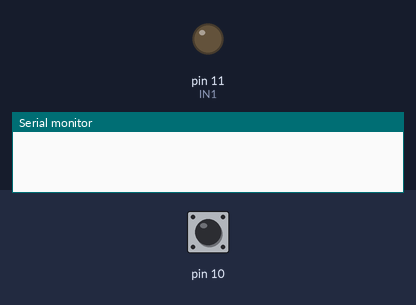
Bench run of a sketch on a simulated Arduino Nano, built with avr-gcc and run on an emulated ATmega328P. Shown: output pins drawn as LEDs (lit = HIGH), the last lines printed to the serial monitor. The test bench sets the inputs (shaded band); at power-on: pin 10 LOW.

Above: at 1.2 s.
1.3 s: pin 10 pulsed HIGH 2 times (0.12 s each, 0.3 s apart)
At 2.2 s:
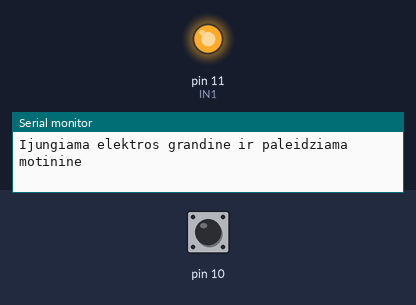
Timing chart, 0 to 4.3 s (numbered marks = the images above; inputs shaded):
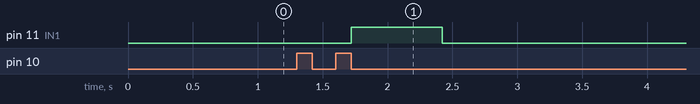

The sketch:

nano.ino
```cpp
#define IN1 11 //Uzkurimo rele

bool ch10 = false;
bool powerOn = false;
void setup() {
  Serial.begin(9600);

  pinMode(IN1, OUTPUT);
  digitalWrite(IN1, LOW);

  pinMode(10, INPUT);
}

void loop() {

  controller();

  if (powerOn == false && ch10 == true) {
    PowerON();
  }
  if (powerOn == true && ch10 == false) {
    PowerOFF();
  }
}

//Energija ON i motinine
void PowerON() {
   powerOn = true;
   Serial.println("Ijungiama elektros grandine ir paleidziama motinine");
   delay(300);
   digitalWrite(IN1, HIGH);
   delay(700);
   digitalWrite(IN1, LOW);
   delay(300);
}

//Energija OFF i motinine
void PowerOFF() {
   powerOn = false;
   Serial.println("Nutraukiama energijos grandine");
   digitalWrite(IN1, HIGH);
   delay(500);
   digitalWrite(IN1, LOW);
   delay(2000);
}

void controller() {
  double channel[4];
  channel[2] = pulseIn(10, HIGH);

  if (channel[2] > 10) {
    if (channel[2] > 1500) {
      ch10 = true;
    }else{
      ch10 = false;
    }
    if (channel[2] < 900) {
      ch10 = false;
    }
  }
}
```

Measured:
- after the input at 1.3 s, pin 11 (IN1): LOW → HIGH after 0.42 s, → LOW 0.70 s later
